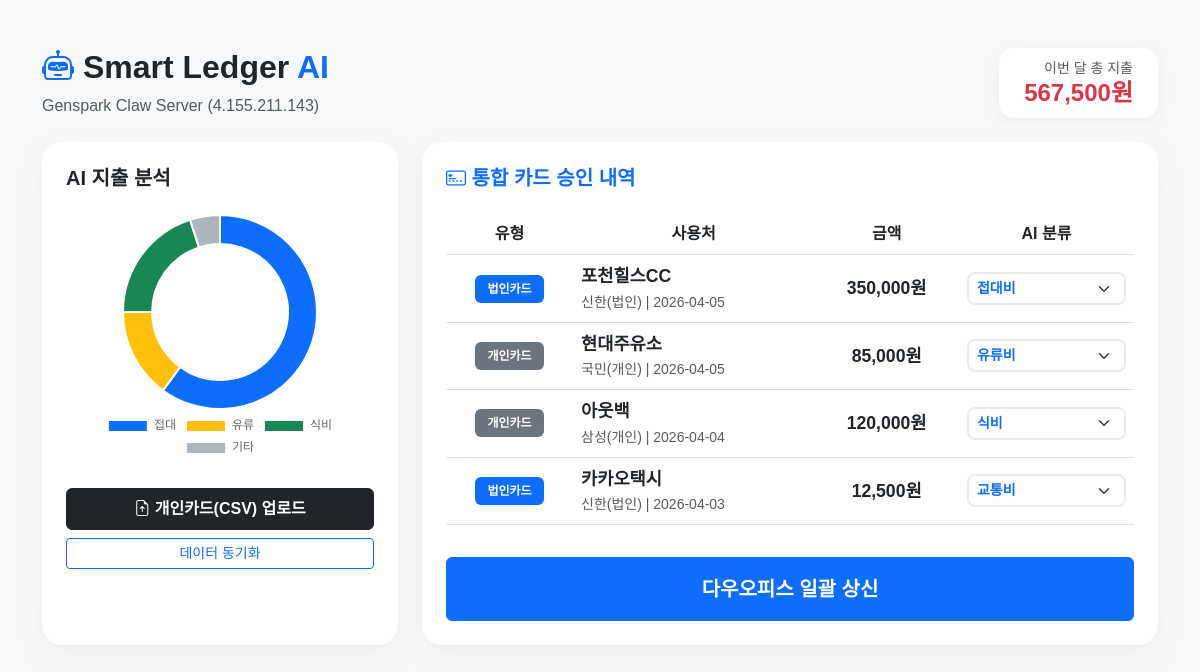
/arm-ver2/editor, run on the app's committed database.
### tables this page shows
CREATE TABLE expenses 
            (id INTEGER PRIMARY KEY AUTOINCREMENT, date TEXT, vendor TEXT, 
             amount INTEGER, category TEXT, type TEXT, card TEXT, status TEXT DEFAULT '미상신');

### app.py (the view)
@app.route('/')
@app.route('/arm-ver2/editor')
def editor():
    conn = get_db_connection()
    expenses_raw = conn.execute('SELECT * FROM expenses ORDER BY date DESC').fetchall()
    expenses = [dict(row) for row in expenses_raw]
    total_amount = sum(item['amount'] for item in expenses)
    conn.close()
    return render_template('editor.html', expenses=expenses, server_ip="4.155.211.143", total_amount=total_amount)

### app.py (called while the page is built)
def get_db_connection():
    conn = sqlite3.connect(DB_FILE)
    conn.row_factory = sqlite3.Row
    return conn

### templates/editor.html (shortened to what this page needs)
<!DOCTYPE html>
<html lang="ko">
<head>
    <link href="https://cdn.jsdelivr.net/npm/bootstrap@5.3.0/dist/css/bootstrap.min.css" rel="stylesheet">
    <link rel="stylesheet" href="https://cdn.jsdelivr.net/npm/bootstrap-icons@1.10.0/font/bootstrap-icons.css">
</head>
<body>
<div class="container py-5">
    <div class="row mb-4 align-items-center">
        <div class="col-md-6">
            <h2 class="fw-bold"><i class="bi bi-robot text-primary"></i> Smart Ledger <span class="text-primary">AI</span></h2>
            <p class="text-muted mb-0">Genspark Claw Server ({{ server_ip }})</p>
        </div>
        <div class="col-md-6 text-end">
            <div class="total-box d-inline-block">
                <small class="text-muted d-block">이번 달 총 지출</small>
                <h4 class="fw-bold text-danger m-0">{{ "{:,}".format(total_amount) }}원</h4>
            </div>
        </div>
    </div>
    <div class="row">
        <div class="col-lg-4 mb-4">
            <div class="dashboard-card p-4 h-100 text-center">
                <h5 class="fw-bold text-start mb-4">AI 지출 분석</h5>
                <canvas id="expenseChart" style="max-height: 250px;"></canvas>
                <div class="mt-4">
                    <button class="btn btn-dark w-100 mb-2 py-2 fw-bold" onclick="document.getElementById('csvFile').click()">
                        <i class="bi bi-file-earmark-arrow-up"></i> 개인카드(CSV) 업로드
                    </button>
                    <button class="btn btn-outline-primary w-100 btn-sm" onclick="location.reload()">데이터 동기화</button>
                </div>
            </div>
        </div>
        <div class="col-lg-8 mb-4">
            <div class="dashboard-card p-4 h-100">
                <h5 class="fw-bold mb-4 text-primary"><i class="bi bi-credit-card-2-front"></i> 통합 카드 승인 내역</h5>
                <div class="table-responsive">
                    <table class="table table-hover align-middle">
                        <thead>
                            <tr class="text-center text-muted">
                                <th>유형</th><th>사용처</th><th>금액</th><th>AI 분류</th>
                            </tr>
                        </thead>
                        <tbody>
                            {% for item in expenses %}
                            <tr class="text-center">
                                <td>
                                    {% if item.type == 'corp' %}
                                    <span class="badge badge-corp">법인카드</span>
                                    {% else %}
                                    <span class="badge badge-pers">개인카드</span>
                                    {% endif %}
                                </td>
                                <td class="text-start">
                                    <strong style="font-size: 1.1rem;">{{ item.vendor }}</strong><br>
                                    <small class="text-muted">{{ item.card }} | {{ item.date }}</small>
                                </td>
                                <td class="fw-bold" style="font-size: 1.1rem;">{{ "{:,}".format(item.amount) }}원</td>
                                <td>
                                    <select class="form-select form-select-sm ai-select" onchange="updateAI('{{ item.vendor }}', this.value)">
                                        <option selected>{{ item.category }}</option>
                                    </select>
                                </td>
                            </tr>
                            {% endfor %}
                        </tbody>
                    </table>
                </div>
                <button class="btn btn-primary w-100 mt-3 py-3 fw-bold fs-5" onclick="submitToDaou()">다우오피스 일괄 상신</button>
            </div>
        </div>
    </div>
</div>
<script>
    // 차트 초기화
    new Chart(document.getElementById('expenseChart'), {
        type: 'doughnut',
        data: {
            labels: ['접대', '유류', '식비', '기타'],
            datasets: [{
                data: [{{ total_amount * 0.6 }}, {{ total_amount * 0.15 }}, {{ total_amount * 0.2 }}, {{ total_amount * 0.05 }}],
                backgroundColor: ['#0d6efd', '#ffc107', '#198754', '#adb5bd'],
                hoverOffset: 15
            }]
        },
        options: { plugins: { legend: { position: 'bottom' } }, cutout: '70%' }
    });
    function uploadFile() {
        const fileInput = document.getElementById('csvFile');
        const formData = new FormData();
        formData.append('file', fileInput.files[0]);
        fetch('/api/upload/csv', { method: 'POST', body: formData })
        .then(res => res.json()).then(data => { alert(data.message); location.reload(); });
    }
    function updateAI(vendor, category) {
        fetch('/api/ai/train', {
            method: 'POST',
            headers: {'Content-Type': 'application/json'},
            body: JSON.stringify({vendor: vendor, category: category})
        }).then(() => console.log('AI 학습 완료'));
    }
    function submitToDaou() {
        if(confirm('미상신 내역을 다우오피스로 전송하시겠습니까?')) {
            fetch('/api/daou/submit', { method: 'POST' })
            .then(res => res.json()).then(data => { alert(data.message); location.reload(); });
        }
    }
</script>
</body>
</html>

### templates/editor.html (style rules this page uses)
:root { --main-blue: #0d6efd; --bg-gray: #f8f9fa; }
body { background: var(--bg-gray); font-family: 'Pretendard', sans-serif; }
.dashboard-card { border-radius: 20px; border: none; box-shadow: 0 10px 30px rgba(0,0,0,0.05); background: #fff; }
.badge-corp { background: #0d6efd; color: white; border: none; padding: 8px 12px; }
.badge-pers { background: #6c757d; color: white; border: none; padding: 8px 12px; }
.ai-select { border: 2px solid #e9ecef; border-radius: 8px; font-weight: bold; color: #0d6efd; }
.total-box { background: white; border-radius: 15px; padding: 10px 25px; box-shadow: 0 5px 15px rgba(0,0,0,0.05); }

### data on the page
expenses: type "법인카드", vendor "포천힐스CC", card "신한(법인)", date "2026-04-05", amount "350,000", category+vendor "접대비"
expenses: type "개인카드", vendor "현대주유소", card "국민(개인)", date "2026-04-05", amount "85,000", category+vendor "유류비"
expenses: type "개인카드", vendor "아웃백", card "삼성(개인)", date "2026-04-04", amount "120,000", category+vendor "식비"
expenses: type "법인카드", vendor "카카오택시", card "신한(법인)", date "2026-04-03", amount "12,500", category+vendor "교통비"

### other printed values
{{ server_ip }} "4.155.211.143"
{{ "{:,}".format(total_amount) }} "567,500"
chart data {{ total_amount * 0.6 }} 340500.0
chart data {{ total_amount * 0.15 }} 85125.0
chart data {{ total_amount * 0.2 }} 113500.0
chart data {{ total_amount * 0.05 }} 28375.0
